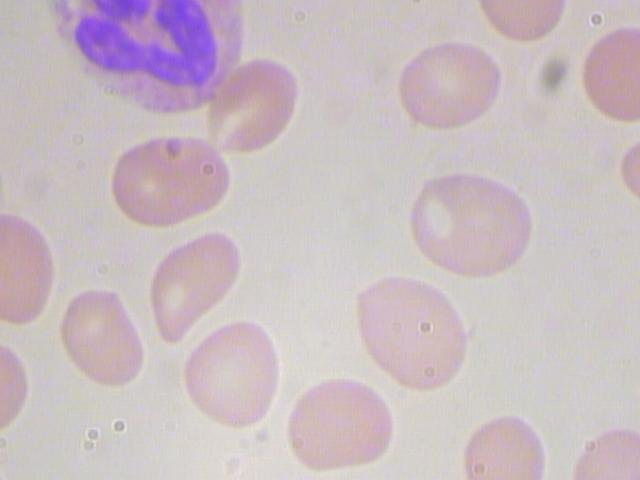
#> input picture src/sample.jpeg, 640 x 480 px
$ jupyter execute --allow-errors DBSCAN.ipynb
#> lines starting #> are read from the running program, lines starting #| are printed output that depends on the picture
# DBSCAN step

[cell 1]
import numpy as np
from matplotlib import pyplot as plt
from scipy import ndimage

## Sample image

[cell 2]
sample = plt.imread("sample.jpeg")
#> sample is the input picture: shape (480, 640, 3); mean R, G, B 201.6, 188.5, 193.8
plt.imshow(sample)
plt.title("Sample")
plt.show()

[cell 3]
def gray(img):
    assert img.shape[-1] == 3, "Wrong color format"
    return img[:,:,0]*0.299 + img[:,:,1]*0.587 + img[:,:,2]*0.114
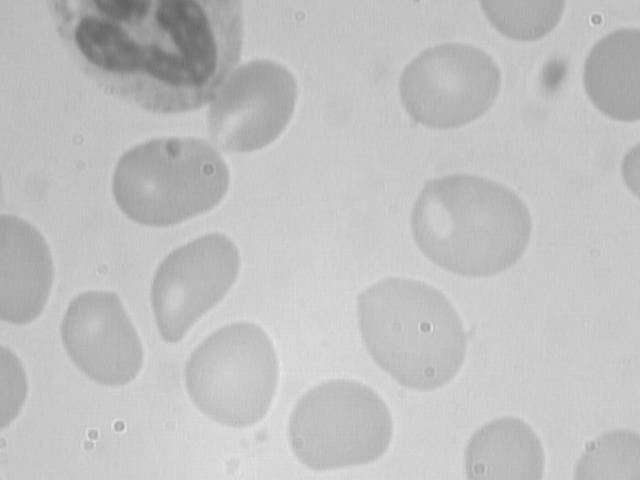
#> returned value: shape (480, 640) float64; min 100.1, max 229.9, mean 193

## To reduce data dimension, we can ignor colors in our project

[cell 4]
sample = gray(sample)
print(sample.shape)
#| (480, 640)
plt.imshow(sample,cmap=plt.cm.gray)
plt.show()

## It is also a good idea to only pay attention to edges.

[cell 5]
def imageGradient(image):
    dx = np.zeros(image.shape)
    dy = np.zeros(image.shape)

    for i in range(image.shape[0]):
        dy[i] = ndimage.correlate(image[i],[-1,0,1],mode = 'nearest',output=np.float64)
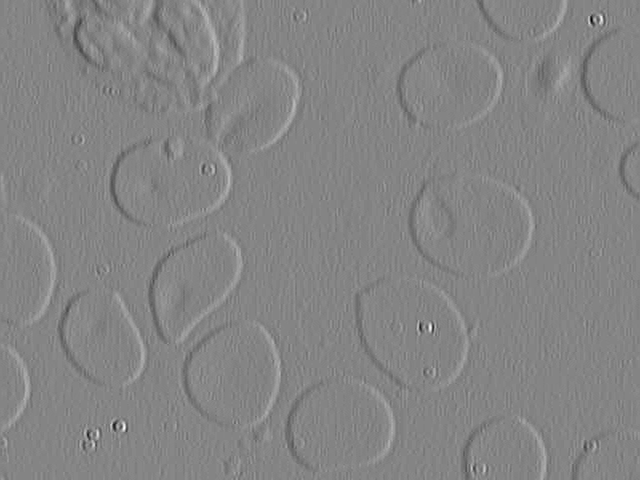
#> dy: shape (480, 640) float64; min -51.06, max 47, mean 0; drawn with min black and max white

    for j in range(image.shape[1]):
        dx[:,j] = ndimage.correlate(image[:,j],[-1,0,1],mode = 'nearest',output=np.float64)
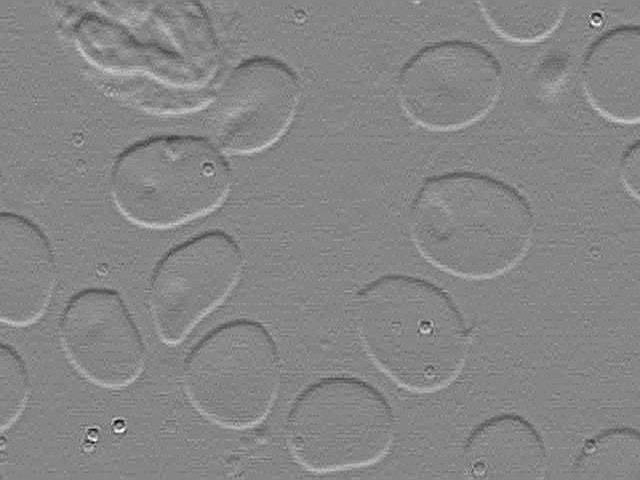
#> dx: shape (480, 640) float64; min -32.47, max 29.47, mean 0.1; drawn with min black and max white

    mag = np.zeros(image.shape)
    mag[:,:] = (dx[:,:]**2 + dy[:,:]**2)**0.5
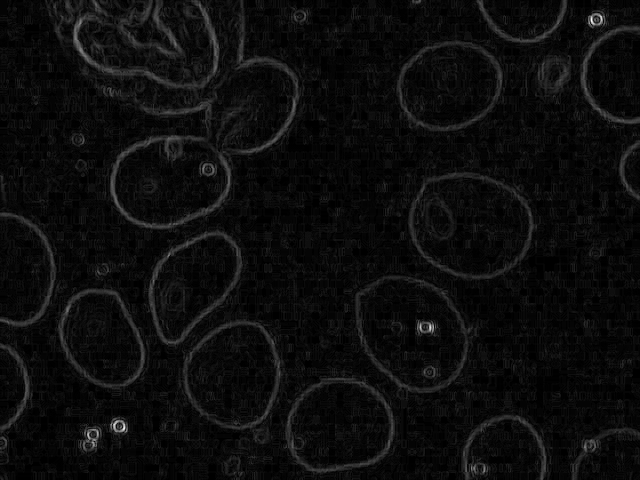
#> mag: shape (480, 640) float64; min 0, max 51.27, mean 2.6; drawn with min black and max white
    ori = np.zeros(image.shape)
    ori[:,:] = np.arctan(dx[:,:]/(dy[:,:]+1e-16))
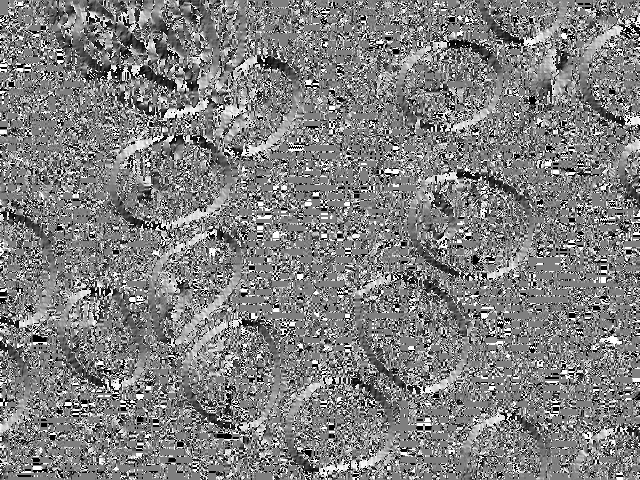
#> ori: shape (480, 640) float64; min -1.57, max 1.57, mean 0.00924; drawn with min black and max white
    return (mag,ori)

[cell 6]
edge_mag, edge_ori = imageGradient(sample)

[cell 7]
plt.imshow(edge_mag)
plt.title("Edge magnititude")
plt.show()
plt.imshow(edge_ori)
plt.title("Edge oritation")
plt.show()

## Use DBSCAN to find out how many cells are in image

[cell 8]
from sklearn.cluster import DBSCAN

[cell 9]
#Construct data points
threshold = 0.18 * np.max(edge_mag)
#> threshold = 9.23
points = np.where(edge_mag > threshold)
#> points = 12012 positions, rows 0 to 479, columns 0 to 639
X = np.zeros((len(points[0]),2))
#> X = 12012 pairs, first value 0 to 0, second value 0 to 0
X[:,0] = points[0]
X[:,1] = points[1]

[cell 10]
ax = plt.gca()
ax.invert_yaxis()
ax.scatter(X[:,1],X[:,0])
plt.title("Data selected")
plt.show()
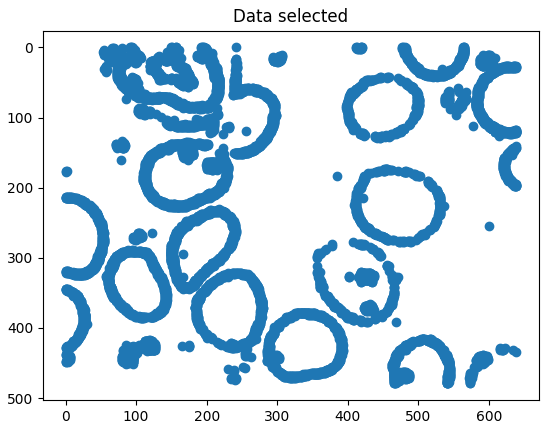
#> figure drawn by matplotlib, 1 panel

[cell 11]
y_pred = DBSCAN(eps = 12, min_samples = 5).fit_predict(X)
#> y_pred = 12012 values, max 31 at index 11555, min -1 at index 11, mean 13.17
ax = plt.gca()
ax.invert_yaxis()
ax.scatter(X[:,1],X[:,0],c=y_pred)
plt.title("Cluster")
plt.show()
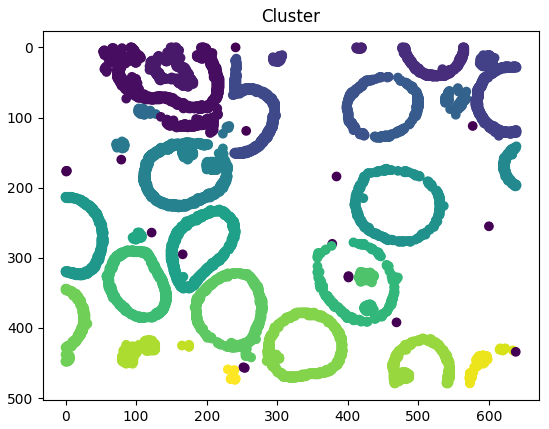
#> figure drawn by matplotlib, 1 panel

## We can filter small clusters to remove noises

[cell 12]
plt.hist(y_pred)
plt.title("Cluster frequency")
plt.show()
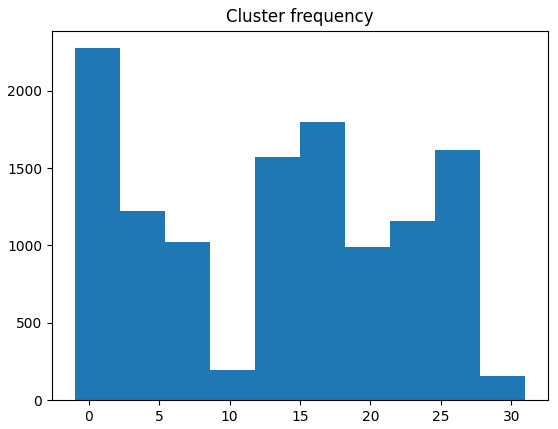
#> figure drawn by matplotlib, 1 panel; tallest bar 2275 high, from x = -1 to 2.2

[cell 13]
total = y_pred[-1] + 1
#> total = 31
freq_dict = dict()
for i in range(total):
    freq = np.sum(y_pred == i)
    freq_dict[i] = freq
#> this loop made 31 passes
#> freq on passes 1 to 12: 1669, 567, 20, 404, 39, 780, 658, 193, 174, 132, 54, 10
#> after the loop, freq_dict = 31 items

final = []
mean = np.mean(list(freq_dict.values()))
#> mean = 386.5
threshold = 0.48 #threshold to mean
for k,v in freq_dict.items():
    if v < mean * threshold:
        continue
    final.append(k)
#> this loop made 31 passes
#> after the loop, final = [0, 1, 3, 5, 6, 7, 13, 14, 15, 16, 17, 20, 21, 23, 24, 25, 26, 27]
print(final)
#| [0, 1, 3, 5, 6, 7, 13, 14, 15, 16, 17, 20, 21, 23, 24, 25, 26, 27]

## Final Result: how many cells are in image

[cell 14]
print(len(final)-1)
#| 17

## Visualize

[cell 15]
X_visualize = np.zeros(X.shape)
for i in range(len(X)):
    if y_pred[i] in final:
        X_visualize[i] = X[i]
#> after the loop, X_visualize = 12012 pairs, first value 0 to 479, second value 0 to 639
plt.imshow(sample,cmap=plt.cm.gray)
plt.scatter(X_visualize[:,1],X_visualize[:,0],c=y_pred,alpha=1)
plt.show()
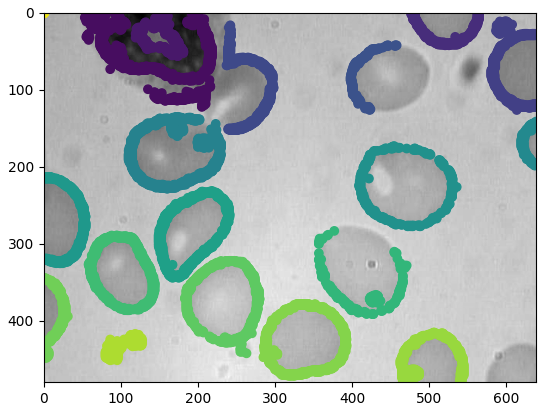
#> figure drawn by matplotlib, 1 panel
